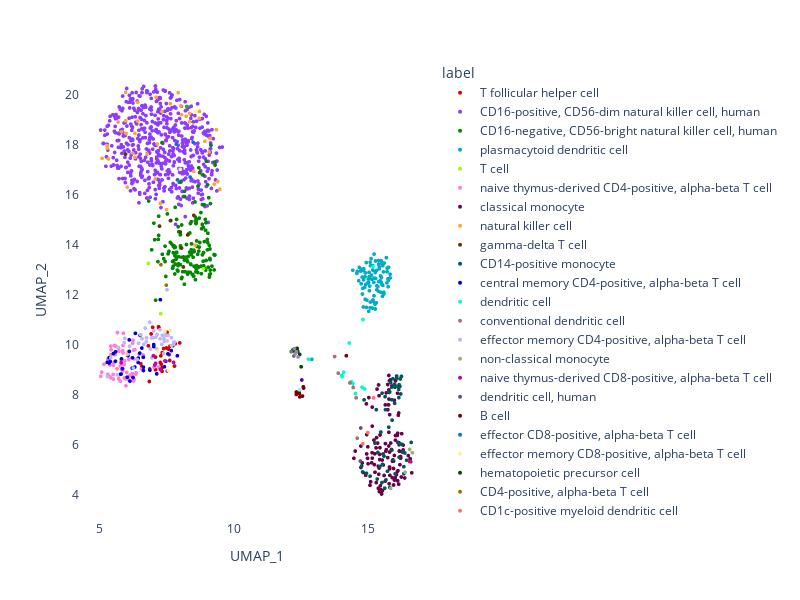

Notebook code cell kept with this figure:
### Code cell
generate_interactive_plotly_for_metadata(adata, 5, "cell_type")
